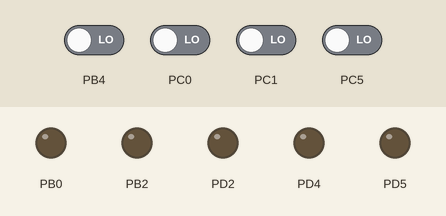
This program was run on a simulated ATmega328P, built with avr-gcc and emulated at 16 MHz. On the bench: output pins drawn as LEDs (lit = HIGH). Inputs (shaded band) come from the test bench; at power-on: PB4, PC0, PC1, PC5 LOW.

Above: at 1.2 s.
1.3 s: PC0 driven HIGH
At 2.0 s:
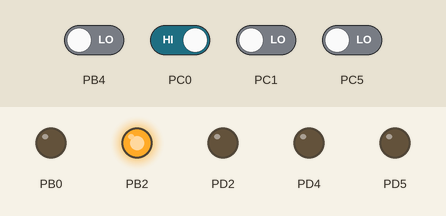
2.8 s: PC0 driven LOW
At 3.2 s:
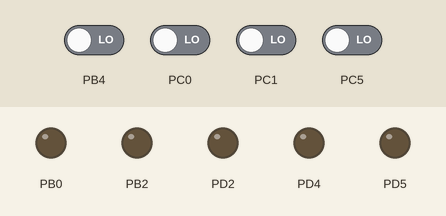
Timing chart, 0 to 5.8 s (numbered marks = the images above; inputs shaded):
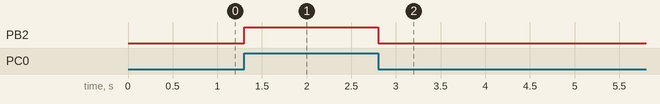

Measured:
- after the input at 1.3 s, PB2: LOW → HIGH at once
- after the input at 2.8 s, PB2: HIGH → LOW at once

The program:

main.c
```c
#define F_CPU 16000000UL // Assuming 16MHz clock
#include <avr/io.h>
#include <util/delay.h>

void io_init(void) {
	// --- INPUTS (Set DDR bits to 0) ---
	// SW1-SW6 are on PC0-PC5
	DDRC &= ~0x3F;
	// SW7 is on PB4
	DDRB &= ~(1 << PB4);

	// --- OUTPUTS (Set DDR bits to 1) ---
	// RL2 is PB2, RL4 is PB0
	DDRB |= (1 << PB2) | (1 << PB0);
	// RL5, RL6, RL8 are PD5, PD4, PD2
	DDRD |= (1 << PD5) | (1 << PD4) | (1 << PD2);
}

int main(void) {
	io_init();

	// Variable to track if RL8 has already performed its 3s sequence
	uint8_t rl8_done = 0;

	while (1) {
		// 1. Logic for SW2, 3, 4, 5 -> RL4, 5, 6
		// PINC reads the state of Port C
		if ((PINC & (1 << PC1)) && (PINC & (1 << PC2)) &&
		(PINC & (1 << PC3)) && (PINC & (1 << PC4))) {

			// Turn RL4, 5, 6 ON
			PORTB |= (1 << PB0);
			PORTD |= (1 << PD5) | (1 << PD4);

			// Handle RL8: High for 3 seconds once
			if (!rl8_done) {
				PORTD |= (1 << PD2);   // RL8 High
				_delay_ms(3000);       // Wait 3s
				PORTD &= ~(1 << PD2);  // RL8 Low
				rl8_done = 1;          // Prevent re-triggering until SWs are released
			}
			} else {
			// Reset RL8 trigger if inputs are released
			rl8_done = 0;
		}

		// 2. Override: SW7 or SW6 -> RL4, 5, 6 OFF
		// SW6 is PC5, SW7 is PB4
		if ((PINC & (1 << PC5)) || (PINB & (1 << PB4))) {
			PORTB &= ~(1 << PB0);             // RL4 OFF
			PORTD &= ~((1 << PD5) | (1 << PD4)); // RL5, RL6 OFF
		}

		// 3. SW1 -> RL2 Logic
		// SW1 is PC0, RL2 is PB2
		if (PINC & (1 << PC0)) {
			PORTB |= (1 << PB2);  // RL2 ON
			} else {
			PORTB &= ~(1 << PB2); // RL2 OFF
		}
	}
}
```
